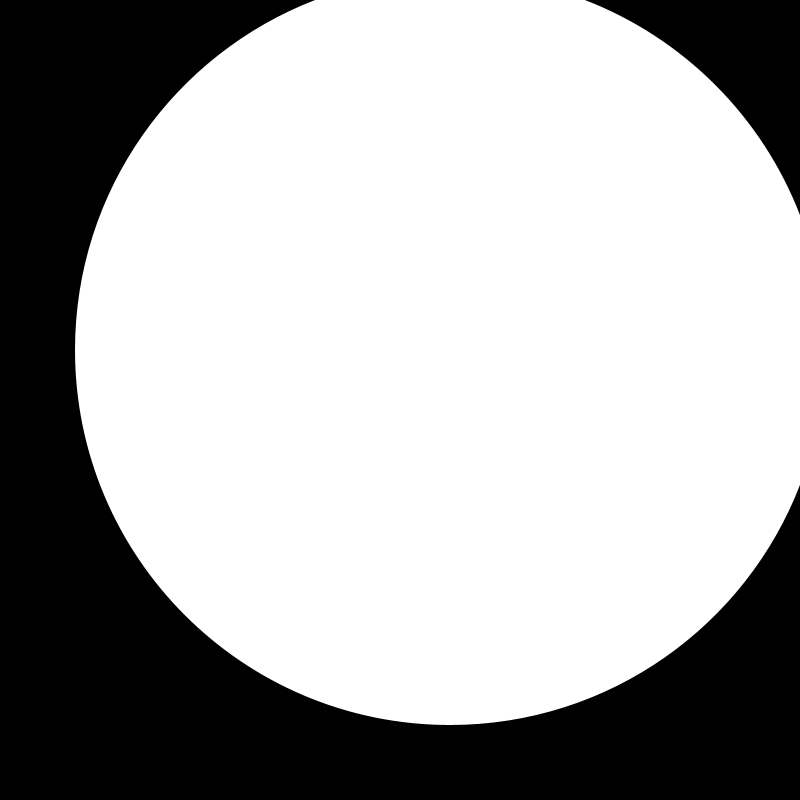
Frame 1 (no input)
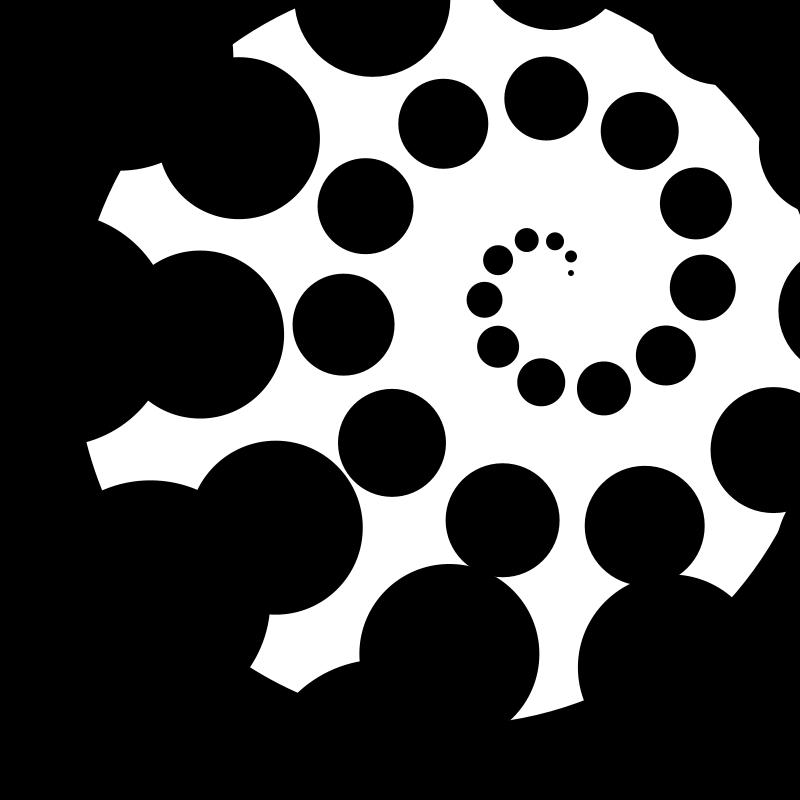
Frame 60 (the mouse pressed at the canvas centre just before this capture)
Frame 120 (the mouse held since frame 60 and released just before this capture): identical to frame 60, image omitted

The Processing sketch that drew these frames (run headless with seeded random() and noise(); from frame 60 on, the mouse is pressed at the canvas centre):

// Processing sketch: processing_87015
// ── processing_87015.pde

float r = 0;
float theta = 0;

void setup() {
  size(800,800);
  smooth();
     background(0);
       noStroke();
  fill(255);
  ellipse (450, 350, 750, 750);
}

void draw() {

  // Draw an ellipse at x,y
  noStroke();
  fill(0);
  // Adjust for center of window
  
  float x = r * cos(theta)*2.6;
float y = r * sin(theta)*2.6;
  ellipse(x+width*0.7, y+height*0.35, r*1.2, r*1.2); 
 
  // Increment the angle
  theta += 12;
  // Increment the radius
  r += 5;
}
